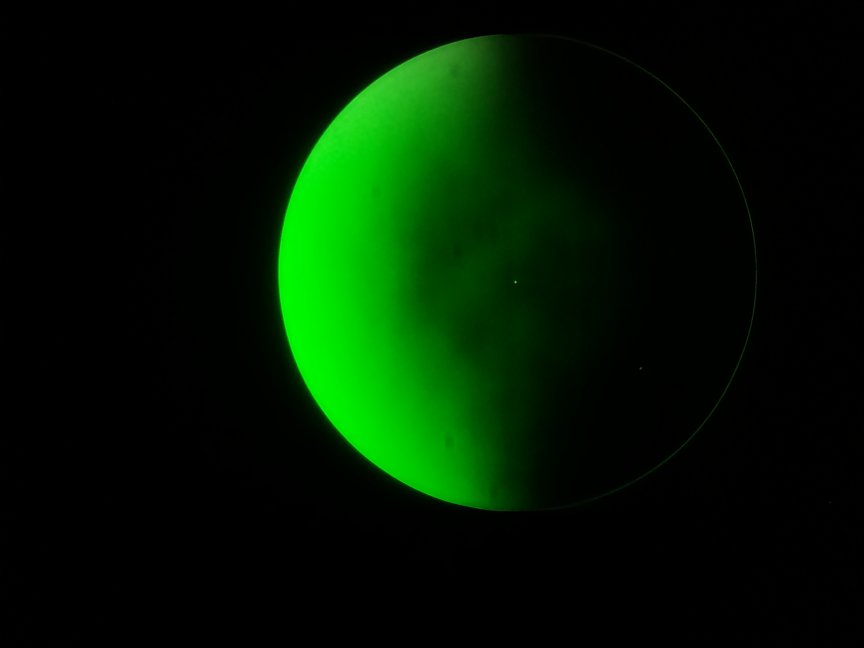
#> input picture Software/Jupyter Notebooks/Shadowgram analysis/Datasets/(165) 13_06_2019/1/Image_0.0.png, 2592 x 1944 px, given in place of na.jpg, which was not available (shown at 1/3 size)
$ jupyter execute --allow-errors 'Foucaultgram zone extraction.ipynb'   (text cells are left out)
#> lines starting #> are read from the running program, lines starting #| are printed output that depends on the picture; after the words box and inside, x2 and y2 are one past the last pixel; in counts of white or black regions, pixels touching at a corner belong together; pictures that were not available may be replaced by others from this repository, and a replacement may not be noted
[cell 1]
import json
import warnings
from pathlib import Path

import cv2
import numpy as np
import pandas as pd
from matplotlib import pyplot as plt
from scipy.ndimage import gaussian_filter1d
from scipy.optimize import OptimizeWarning, curve_fit, least_squares

plt.rcParams['figure.figsize'] = [9, 4]
plt.rcParams['figure.dpi'] = 110

DATASET_PATH = Path.cwd() / 'Datasets' / '(165) 13_06_2019' / '1'
OUTPUT_FILE = DATASET_PATH / 'zones_extracted.json'
CHANNEL = 1                   # OpenCV loads BGR; the light source is green
BAND_HALF_HEIGHT_PX = 20      # rows averaged above and below the horizontal diameter
X_SMOOTHING_PX = 2.0          # Gaussian smoothing along the diameter
MIN_CONTRAST = 30             # minimum bright level (counts) for a pixel to be used
R_BIN_MM = 2.0                # radial bin width of the exported zones
EDGE_MARGIN = 0.99            # ignore the outermost 1 % (edge diffraction ring)
SOURCE_MOVES_WITH_KNIFE = True  # matches "Source distance 0 = moving source" in Sixtests.set

[cell 2]
data_base = json.loads((DATASET_PATH / 'mirror_measurements_database.json').read_text())
#> (reads GUI/Documentation/mirror_measurements_database.json from the repository)
frames = sorted(data_base['measurements'], key=lambda m: m['optical_axis_offset'])
s = np.array([m['optical_axis_offset'] for m in frames])
stack = np.stack([cv2.imread(str(DATASET_PATH / m['foucaultgram']), cv2.IMREAD_UNCHANGED)[..., CHANNEL]
                  for m in frames]).astype(np.float32)

diameter = data_base['diameter']
R = data_base['radius_of_curvature_measurement']['radius_of_curvature']
a_mm = diameter / 2

print(f'{len(s)} frames, knife from {s[0]} to {s[-1]} mm, image {stack.shape[2]}x{stack.shape[1]} px')
#| 22 frames, knife from 0.5 to 2.0 mm, image 2592x1944 px
print(f'saturated pixels (>= 254): {int((stack >= 254).sum())}, background level: {np.median(stack[:, :100, :100]):.1f} counts')
#| saturated pixels (>= 254): 0, background level: 0.0 counts

fig, axs = plt.subplots(1, 4, figsize=(14, 3))
for ax, k in zip(axs, np.linspace(0, len(s) - 1, 4).astype(int)):
    ax.imshow(stack[k], cmap='gray', vmin=0, vmax=255)
    ax.set_title(f'knife {s[k]:.1f} mm'); ax.axis('off')
plt.show()
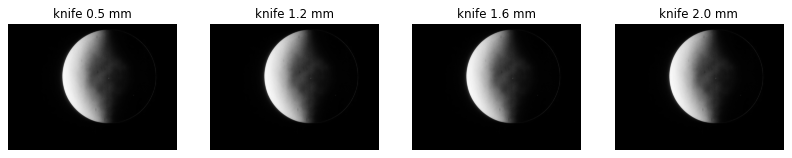
#> figure drawn by matplotlib, 4 panels

[cell 3]
max_projection = cv2.GaussianBlur(stack.max(axis=0), (0, 0), 3)
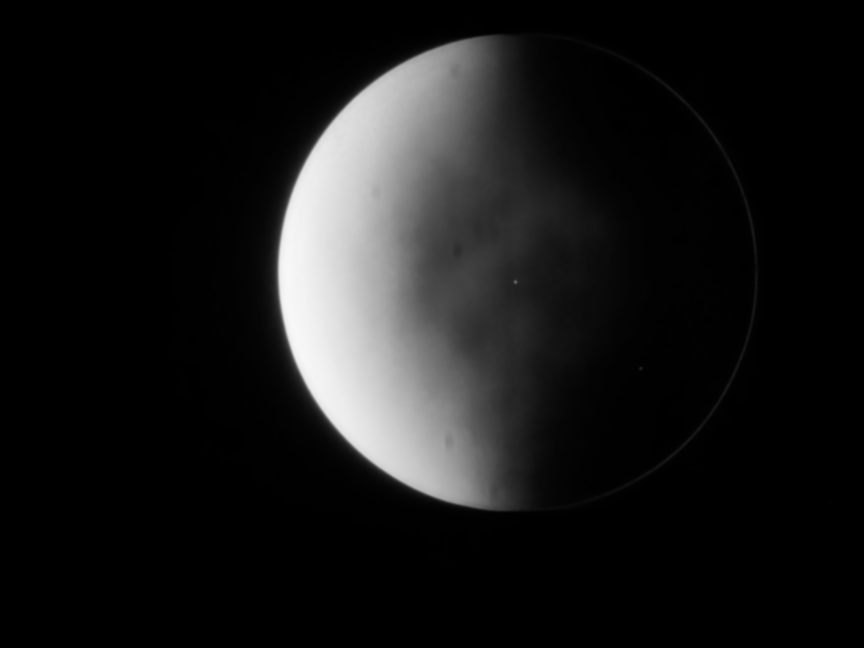
#> max_projection: shape (1944, 2592) float32 (shown at 1/3 size); min 0, max 248.1, mean 24.6
edge_level = 0.1 * np.percentile(max_projection, 99.5)
#> edge_level = 24.29
mirror_mask = (max_projection > edge_level).astype(np.uint8)
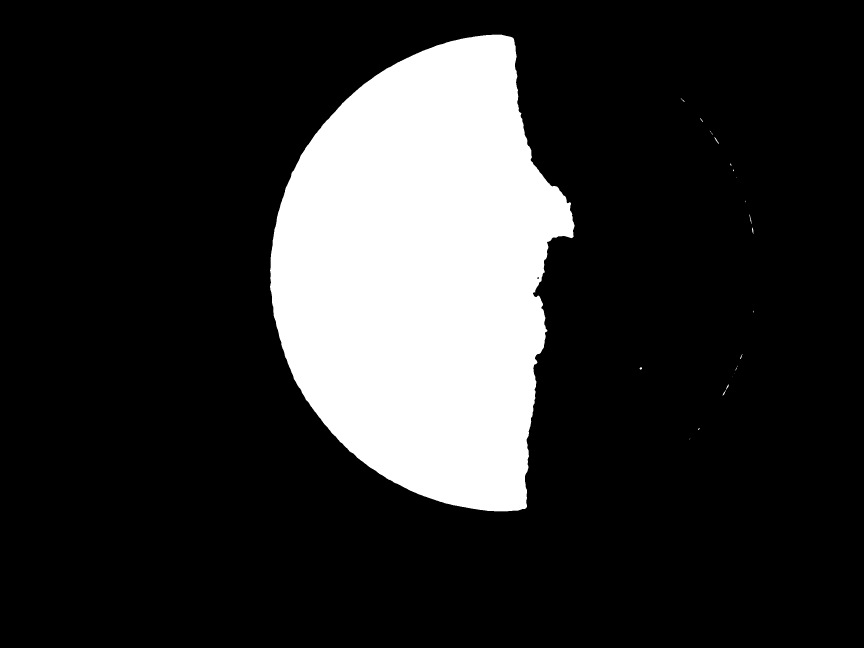
#> mirror_mask: shape (1944, 2592) (shown at 1/3 size); values 0 (black) and 1 (white), 18.2% white; 22 white regions (12 under 20 px)
contours, _ = cv2.findContours(mirror_mask, cv2.RETR_EXTERNAL, cv2.CHAIN_APPROX_NONE)
#> contours = 22 contours, 15 with area under 20; largest, box (x1, y1, x2, y2) and area: (810, 104, 1724, 1534) 916472, (2143, 411, 2157, 432) 36, (1919, 1102, 1926, 1109) 28, (2178, 1153, 2187, 1169) 28, (2256, 682, 2260, 702) 27, (2168, 1170, 2178, 1187) 26, (2248, 643, 2255, 672) 21
(ellipse_cx, ellipse_cy), ellipse_axes, ellipse_angle = ellipse = cv2.fitEllipse(max(contours, key=cv2.contourArea))
#> ellipse_cx = 1265.5; ellipse_cy = 823; ellipse_axes = (853.1, 1461.3); ellipse_angle = 179.4; ellipse = ((1265.5, 823), (853.1, 1461.3), 179.4)
row = int(round(ellipse_cy))
#> row = 823


def edge_crossings(profile, level):
    """Sub-pixel positions where a row first and last rises above level."""
#> called with profile = array of shape (2592,), level = 24.29
    i0, i1 = np.flatnonzero(profile > level)[[0, -1]]
#> i0 = 812; i1 = 1627
    left = i0 - 1 + (level - profile[i0 - 1]) / (profile[i0] - profile[i0 - 1])
#> left = 811.4
    right = i1 + (profile[i1] - level) / (profile[i1] - profile[i1 + 1])
#> right = 1627.7
    return left, right


x_left, x_right = edge_crossings(max_projection[row], edge_level)
#> x_left = 811.4; x_right = 1627.7
x_center, a_px = (x_left + x_right) / 2, (x_right - x_left) / 2
#> x_center = 1219.6; a_px = 408.1
mm_per_px = a_mm / a_px
#> mm_per_px = 0.249

print(f'ellipse centre ({ellipse_cx:.1f}, {ellipse_cy:.1f}) px, axes {ellipse_axes[0]:.1f} x {ellipse_axes[1]:.1f} px, '
      f'axis ratio {min(ellipse_axes) / max(ellipse_axes):.4f}')
#| ellipse centre (1265.5, 823.0) px, axes 853.1 x 1461.3 px, axis ratio 0.5838
print(f'diameter row {row}: centre x = {x_center:.1f} px, radius = {a_px:.1f} px, scale = {mm_per_px * 1000:.1f} µm/px')
#| diameter row 823: centre x = 1219.6 px, radius = 408.1 px, scale = 248.7 µm/px

overlay = cv2.cvtColor(np.clip(max_projection, 0, 255).astype(np.uint8), cv2.COLOR_GRAY2RGB)
cv2.ellipse(overlay, ellipse, (255, 0, 0), 3)
cv2.rectangle(overlay, (int(x_left), row - BAND_HALF_HEIGHT_PX), (int(x_right), row + BAND_HALF_HEIGHT_PX), (0, 128, 255), 3)
plt.figure(figsize=(7, 5))
plt.imshow(overlay); plt.title('Max projection, fitted outline and analysed band'); plt.axis('off')
plt.show()

[cell 4]
band = stack[:, row - BAND_HALF_HEIGHT_PX:row + BAND_HALF_HEIGHT_PX + 1, :].mean(axis=1)
band = gaussian_filter1d(band, X_SMOOTHING_PX, axis=1)
x_mm = (np.arange(band.shape[1]) - x_center) * mm_per_px
#> x_mm = 2592 values from -303.3 to 341.1
inside = np.abs(x_mm) < EDGE_MARGIN * a_mm

span = np.maximum(band.max(axis=0) - band.min(axis=0), 1e-6)
#> span = 2592 values from 1e-06 to 1e-06
normalised = (band - band.min(axis=0)) / span
plt.figure(figsize=(9, 4.5))
plt.imshow(normalised[:, inside], aspect='auto', cmap='gray',
           extent=[x_mm[inside][0], x_mm[inside][-1], s[-1] + 0.05, s[0] - 0.05])
plt.title('Knife-scan map (each column normalised)')
plt.xlabel('Position along horizontal diameter [mm]'); plt.ylabel('Knife position [mm]')
plt.show()
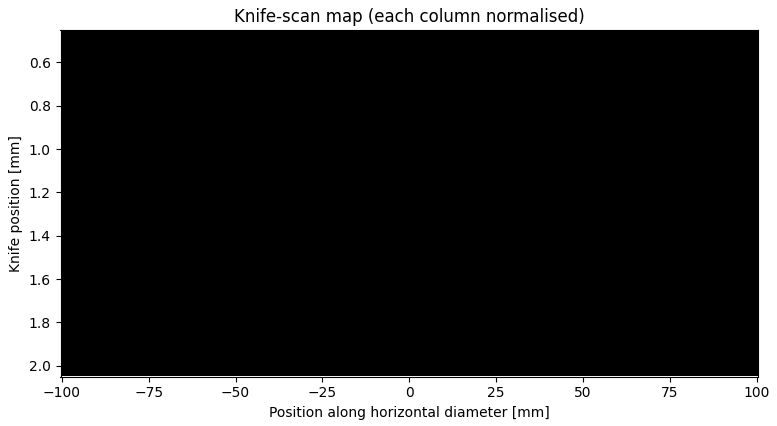
#> figure drawn by matplotlib, 1 panel

[cell 5]
def half_max_crossing(intensity, s, rising):
    if not rising:
        intensity, s = intensity[::-1], s[::-1]
    level = 0.5 * intensity.max()
    k = np.flatnonzero(intensity >= level)[0]
    if k == 0:
        return np.nan
    return s[k - 1] + (level - intensity[k - 1]) / (intensity[k] - intensity[k - 1]) * (s[k] - s[k - 1])


def sigmoid(s, amplitude, centre, width):
    return amplitude / (1 + np.exp(-(s - centre) / width))


def fit_sigmoid(intensity, s, start, rising):
    try:
        with warnings.catch_warnings():
            warnings.simplefilter('ignore', (OptimizeWarning, RuntimeWarning))
            p, cov = curve_fit(sigmoid, s, intensity, p0=[intensity.max(), start, 0.2 if rising else -0.2], maxfev=2000)
    except RuntimeError:
        return np.full(3, np.nan)
    # "not <" also rejects a NaN/inf variance
    if not (s[0] < p[1] < s[-1]) or not np.sqrt(cov[1, 1]) < 0.05:
        return np.full(3, np.nan)
    return p


transitions = {'half-maximum': np.full(x_mm.size, np.nan), 'sigmoid': np.full(x_mm.size, np.nan)}
sigmoid_params = np.full((x_mm.size, 3), np.nan)
for side in (-1, 1):
    columns = np.flatnonzero(inside & (np.sign(x_mm) == side))
    # Direction is decided per side: near the centre single pixels are too flat to tell.
    rising = np.median([np.corrcoef(s, band[:, i])[0, 1] for i in columns]) > 0
    for i in columns:
        if band[:, i].max() < MIN_CONTRAST:
            continue
        start = half_max_crossing(band[:, i], s, rising)
        transitions['half-maximum'][i] = start
        if not np.isnan(start):
            sigmoid_params[i] = fit_sigmoid(band[:, i], s, start, rising)
            transitions['sigmoid'][i] = sigmoid_params[i, 1]
#> this loop made 2 passes
#> rising on pass 1: False

for name, values in transitions.items():
    print(f'{name}: transition found for {np.count_nonzero(~np.isnan(values))} of {np.count_nonzero(inside)} pixel columns')
#> this loop made 2 passes
#| half-maximum: transition found for 0 of 808 pixel columns
#| sigmoid: transition found for 0 of 808 pixel columns

fig, ax = plt.subplots()
s_fine = np.linspace(s[0], s[-1], 200)
for n, x_target in enumerate((-85, -60, -45, 50, 70, 88)):
    i = np.argmin(np.abs(x_mm - x_target))
    ax.plot(s, band[:, i], 'o', color=f'C{n}', ms=3, label=f'x = {x_mm[i]:.0f} mm')
    if not np.isnan(sigmoid_params[i, 0]):
        ax.plot(s_fine, sigmoid(s_fine, *sigmoid_params[i]), color=f'C{n}')
ax.set(title='Pixel intensity vs. knife position (lines: sigmoid fits)', xlabel='Knife position [mm]', ylabel='Counts')
ax.legend(fontsize=8, ncol=2); ax.grid(alpha=0.3)
plt.show()
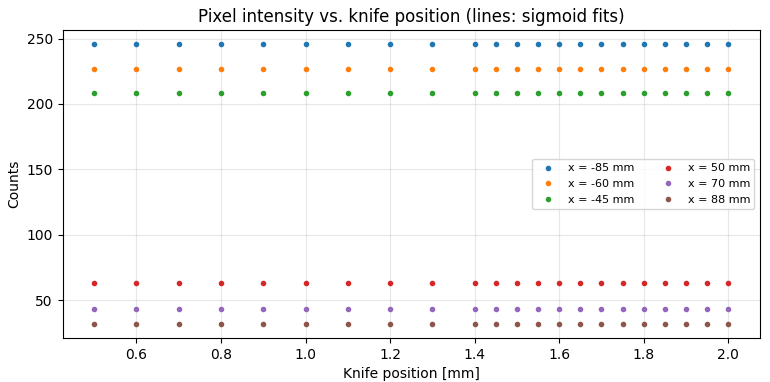
#> figure drawn by matplotlib, 1 panel

[cell 6]
def bin_by_radius(x_mm, values, side, r_edges):
    m = ~np.isnan(values) & (np.sign(x_mm) == side)
    r, v = np.abs(x_mm[m]), values[m]
    idx = np.digitize(r, r_edges) - 1
    return np.array([np.median(v[idx == j]) if np.count_nonzero(idx == j) >= 3 else np.nan
                     for j in range(len(r_edges) - 1)])


def combine_sides(x_mm, values, r_edges):
    left = bin_by_radius(x_mm, values, -1, r_edges)
    right = bin_by_radius(x_mm, values, 1, r_edges)
    r = (r_edges[:-1] + r_edges[1:]) / 2
    zones = pd.DataFrame({'mirror_radius': r, 'left': left, 'right': right,
                          'optical_axis_offset': (left + right) / 2,
                          'knife_offset_um': 1000 * (right - left) / 2 * r / R})
    return zones.dropna(ignore_index=True)


def best_fit_conic(r, readings):
    """Moving-source normal intercept model with free knife zero; same as the reduction notebook."""
    def model(k):
        return r**2 / (R * (1 + np.sqrt(1 - (1 + k) * r**2 / R**2))) + np.sqrt(R**2 - (1 + k) * r**2) - R
    sol = least_squares(lambda p: model(p[1]) + p[0] - readings, x0=[0.0, -1.0])
    return sol.x[1]


def read_sixtests(path):
    lines = path.read_text().splitlines()
    start = next(i for i, line in enumerate(lines) if line.split('\t')[:2] == ['y', 'X']) + 1
    rows = [line.split('\t')[:2] for line in lines[start:lines.index('*')]]
    return np.array([[float(v.replace(',', '.')) for v in row] for row in rows])


r_edges = np.arange(0, EDGE_MARGIN * a_mm, R_BIN_MM)
zones = {name: combine_sides(x_mm, values, r_edges) for name, values in transitions.items()}
sixtests_file = DATASET_PATH / 'Sixtests.set'
manual = read_sixtests(sixtests_file) if sixtests_file.exists() else None

# Compare all sources over the radius range where every estimator found zones.
r_lo = max(z.mirror_radius.min() for z in zones.values())
r_hi = min(z.mirror_radius.max() for z in zones.values())
sources = {name: (z.mirror_radius.to_numpy(), z.optical_axis_offset.to_numpy()) for name, z in zones.items()}
if manual is not None:
    sources['manual (Sixtests)'] = (manual[:, 0], manual[:, 1])

summary = {}
#> (the rest of this cell did not finish here and is left out)

[cell 7]
EXPORT_ESTIMATOR = 'sigmoid'

export = {
    'mirror_id': data_base['mirror_id'],
    'date': data_base['date'],
    'description': f"{data_base['description']} - extracted from {len(s)} foucaultgrams ({EXPORT_ESTIMATOR})",
    'diameter': diameter,
    'clear_aperture_diameter': diameter,
    'central_obstruction_diameter': 0.0,
    'target_conic_constant': -1.0,
    'tester': {'source_moves_with_knife': SOURCE_MOVES_WITH_KNIFE},
    'radius_of_curvature_measurement': data_base['radius_of_curvature_measurement'],
    'measurements': [{'optical_axis_offset': round(float(z.optical_axis_offset), 4),
                      'mirror_radius': round(float(z.mirror_radius), 2),
                      'foucaultgram': None}
                     for z in zones[EXPORT_ESTIMATOR].itertuples()],
}
OUTPUT_FILE.write_text(json.dumps(export, indent=2))
print(f'{len(export["measurements"])} zones written to {OUTPUT_FILE}')
#| 0 zones written to Software/Jupyter Notebooks/Shadowgram analysis/Datasets/(165) 13_06_2019/1/zones_extracted.json
